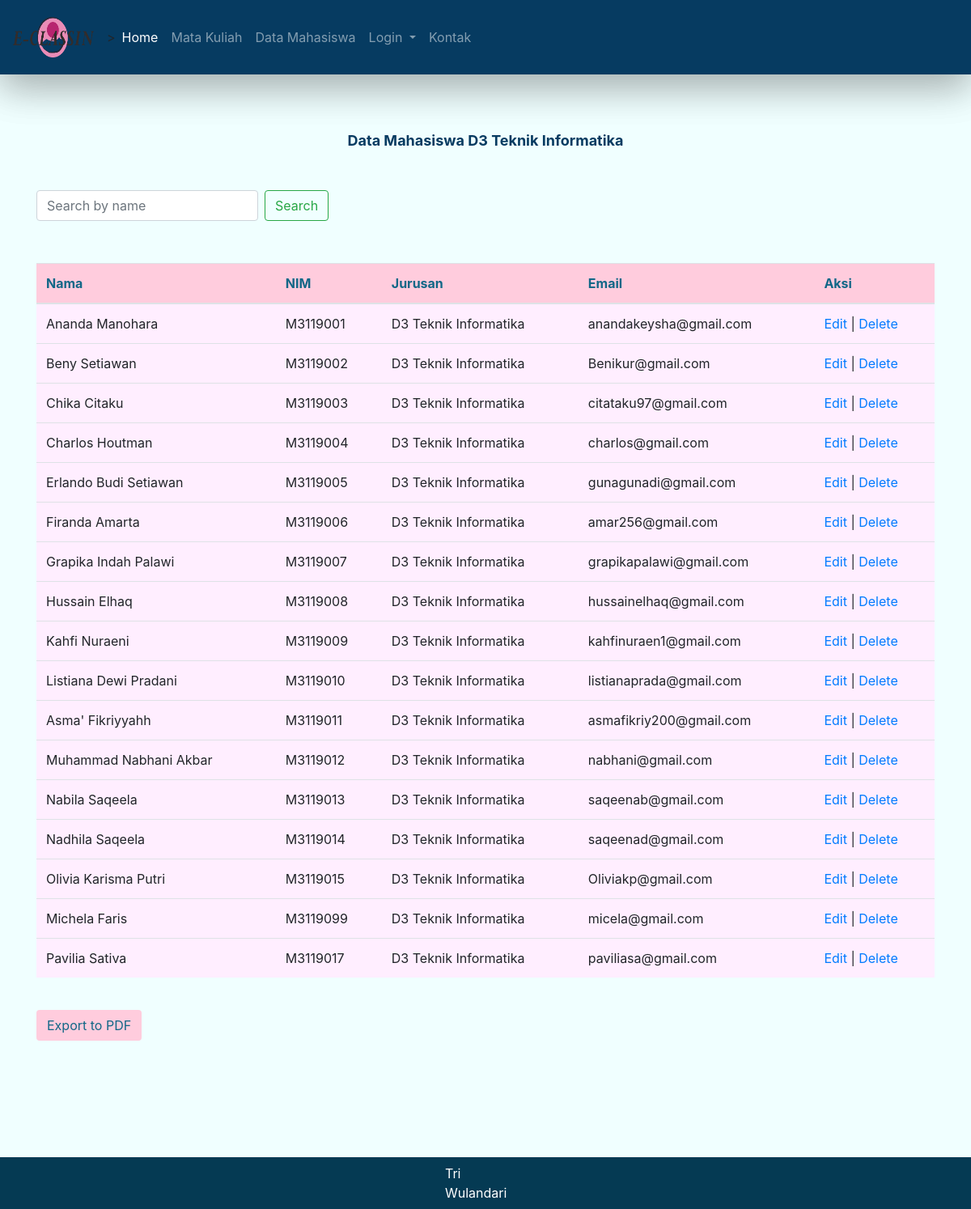
Page /FINAL_M3119085_TRI/mhs.php on the committed database.
### tables this page shows
CREATE TABLE `mahasiswa` (
  `id` int(11) NOT NULL,
  `nama` text NOT NULL,
  `nim` varchar(8) NOT NULL,
  `jurusan` text NOT NULL,
  `email` varchar(50) NOT NULL
);

### FINAL_M3119085_TRI/mhs.php (the view, shortened to what this page needs)
<!DOCTYPE html>
<html lang="en">
<head>
    <link rel="stylesheet" href="https://cdn.jsdelivr.net/npm/bootstrap@4.5.3/dist/css/bootstrap.min.css">
</head>
<body>
    <?php
        include("koneksi.php");
        include("nav.php");
    ?>
    <br><br><br><br>
    <p style="text-align: center;color:#063b61;font-size:large;"><b>Data Mahasiswa D3 Teknik Informatika</b></p>
    <div class="container mt-4">
    <form class="form-inline my-2 my-lg-0" action="mhs.php"
    method="get">
    <input class="mb-1 form-control mr-sm-2 mt-4"
    type="search"
    placeholder="Search by name" aria-label="Search"
    name="cari">
    <button class="mb-1 btn btn-outline-success mt-4"
    type="submit">Search</button>
    </form>
    <br>
    </div>
    <div class="container">
    <table class="table mt-4">
    <thead style="color: #116787; background-color: #fcd;">
    <tr>
    <th scope="col">Nama</th>
    <th scope="col">NIM</th>
    <th scope="col">Jurusan</th>
    <th scope="col">Email</th>
    <th scope="col">Aksi</th>
    </tr>
    </thead>
    <tbody style="background-color: #fef;">
    <?php
    if(isset($_GET['cari'])){
    $cari = $_GET['cari'];
    $result = mysqli_query($mysqli, "SELECT * FROM mahasiswa
    WHERE nama like '%".$cari."%'
    OR jurusan LIKE '%".$cari."%'
    ");
    }else{
    $result = mysqli_query($mysqli, "SELECT * FROM mahasiswa
    ORDER BY id ASC");
    }
    while($res = mysqli_fetch_array($result)) {
    echo "<tr>";
    echo "<td>".$res['nama']."</td>";
    echo "<td>".$res['nim']."</td>";
    echo "<td>".$res['jurusan']."</td>";
    echo "<td>".$res['email']."</td>";
    echo "<td><a href=\"editmhs.php?id=$res[id]\">Edit</a> | <a
    href=\"hapusmhs.php?id=$res[id]\" onClick=\"return confirm('Are you sure
    you want to delete?')\">Delete</a></td>";
    }
    ?>
    </tbody>
    </table>
    <form class="form-inline my-2 my-lg-0" action="cetak.php" target="_blank" method="get">
    <button class="btn mt-4" type="submit" name="export" style="color: #116787; background-color: #fcd;">Export to PDF</button>
    </form>
    </div>
    <br><br><br><br><br><br>
    <?php
    include("nav.php");
    ?>
</body>
</html>

### rows in the picture
mahasiswa: nama "Ananda Manohara", nim "M3119001", jurusan "D3 Teknik Informatika", email "anandakeysha@gmail.com"
mahasiswa: nama "Beny Setiawan", nim "M3119002", jurusan "D3 Teknik Informatika", email "Benikur@gmail.com"
mahasiswa: nama "Chika Citaku", nim "M3119003", jurusan "D3 Teknik Informatika", email "citataku97@gmail.com"
mahasiswa: nama "Charlos Houtman", nim "M3119004", jurusan "D3 Teknik Informatika", email "charlos@gmail.com"
mahasiswa: nama "Erlando Budi Setiawan", nim "M3119005", jurusan "D3 Teknik Informatika", email "gunagunadi@gmail.com"
mahasiswa: nama "Firanda Amarta", nim "M3119006", jurusan "D3 Teknik Informatika", email "amar256@gmail.com"
mahasiswa: nama "Grapika Indah Palawi", nim "M3119007", jurusan "D3 Teknik Informatika", email "grapikapalawi@gmail.com"
mahasiswa: nama "Hussain Elhaq", nim "M3119008", jurusan "D3 Teknik Informatika", email "hussainelhaq@gmail.com"
mahasiswa: nama "Kahfi Nuraeni", nim "M3119009", jurusan "D3 Teknik Informatika", email "kahfinuraen1@gmail.com"
mahasiswa: nama "Listiana Dewi Pradani", nim "M3119010", jurusan "D3 Teknik Informatika", email "listianaprada@gmail.com"
mahasiswa: nama "Asma' Fikriyyahh", nim "M3119011", jurusan "D3 Teknik Informatika", email "asmafikriy200@gmail.com"
mahasiswa: nama "Muhammad Nabhani Akbar", nim "M3119012", jurusan "D3 Teknik Informatika", email "nabhani@gmail.com"
mahasiswa: nama "Nabila Saqeela", nim "M3119013", jurusan "D3 Teknik Informatika", email "saqeenab@gmail.com"
mahasiswa: nama "Nadhila Saqeela", nim "M3119014", jurusan "D3 Teknik Informatika", email "saqeenad@gmail.com"
mahasiswa: nama "Olivia Karisma Putri", nim "M3119015", jurusan "D3 Teknik Informatika", email "Oliviakp@gmail.com"
mahasiswa: nama "Michela Faris", nim "M3119099", jurusan "D3 Teknik Informatika", email "micela@gmail.com"
mahasiswa: nama "Pavilia Sativa", nim "M3119017", jurusan "D3 Teknik Informatika", email "paviliasa@gmail.com"
